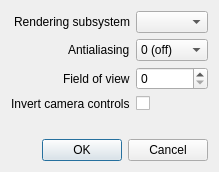
<?xml version="1.0" encoding="UTF-8"?>
<ui version="4.0">
 <class>OptionsDialog</class>
 <widget class="QDialog" name="OptionsDialog">
  <property name="geometry">
   <rect>
    <x>0</x>
    <y>0</y>
    <width>202</width>
    <height>166</height>
   </rect>
  </property>
  <property name="sizePolicy">
   <sizepolicy hsizetype="Fixed" vsizetype="Fixed">
    <horstretch>0</horstretch>
    <verstretch>0</verstretch>
   </sizepolicy>
  </property>
  <property name="windowTitle">
   <string>Options</string>
  </property>
  <property name="modal">
   <bool>true</bool>
  </property>
  <layout class="QFormLayout" name="formLayout">
   <property name="labelAlignment">
    <set>Qt::AlignRight|Qt::AlignTrailing|Qt::AlignVCenter</set>
   </property>
   <item row="0" column="0">
    <widget class="QLabel" name="label">
     <property name="text">
      <string>Rendering subsystem</string>
     </property>
    </widget>
   </item>
   <item row="0" column="1">
    <widget class="QComboBox" name="renderingSubsystemBox"/>
   </item>
   <item row="1" column="0">
    <widget class="QLabel" name="label_2">
     <property name="text">
      <string>Antialiasing</string>
     </property>
    </widget>
   </item>
   <item row="1" column="1">
    <widget class="QComboBox" name="antialiasingBox">
     <item>
      <property name="text">
       <string>0 (off)</string>
      </property>
     </item>
     <item>
      <property name="text">
       <string>2</string>
      </property>
     </item>
     <item>
      <property name="text">
       <string>4</string>
      </property>
     </item>
     <item>
      <property name="text">
       <string>8</string>
      </property>
     </item>
     <item>
      <property name="text">
       <string>16</string>
      </property>
     </item>
    </widget>
   </item>
   <item row="3" column="0">
    <widget class="QLabel" name="label_3">
     <property name="text">
      <string>Invert camera controls</string>
     </property>
    </widget>
   </item>
   <item row="3" column="1">
    <widget class="QCheckBox" name="invertCameraControlsBox">
     <property name="text">
      <string/>
     </property>
    </widget>
   </item>
   <item row="6" column="0" colspan="2">
    <widget class="QDialogButtonBox" name="buttonBox">
     <property name="orientation">
      <enum>Qt::Horizontal</enum>
     </property>
     <property name="standardButtons">
      <set>QDialogButtonBox::Cancel|QDialogButtonBox::Ok</set>
     </property>
    </widget>
   </item>
   <item row="5" column="0">
    <spacer name="verticalSpacer">
     <property name="orientation">
      <enum>Qt::Vertical</enum>
     </property>
     <property name="sizeType">
      <enum>QSizePolicy::Fixed</enum>
     </property>
     <property name="sizeHint" stdset="0">
      <size>
       <width>20</width>
       <height>16</height>
      </size>
     </property>
    </spacer>
   </item>
   <item row="2" column="0">
    <widget class="QLabel" name="label_4">
     <property name="text">
      <string>Field of view</string>
     </property>
    </widget>
   </item>
   <item row="2" column="1">
    <widget class="QSpinBox" name="fovSpinBox"/>
   </item>
  </layout>
 </widget>
 <resources/>
 <connections>
  <connection>
   <sender>buttonBox</sender>
   <signal>accepted()</signal>
   <receiver>OptionsDialog</receiver>
   <slot>accept()</slot>
   <hints>
    <hint type="sourcelabel">
     <x>248</x>
     <y>254</y>
    </hint>
    <hint type="destinationlabel">
     <x>157</x>
     <y>274</y>
    </hint>
   </hints>
  </connection>
  <connection>
   <sender>buttonBox</sender>
   <signal>rejected()</signal>
   <receiver>OptionsDialog</receiver>
   <slot>reject()</slot>
   <hints>
    <hint type="sourcelabel">
     <x>316</x>
     <y>260</y>
    </hint>
    <hint type="destinationlabel">
     <x>286</x>
     <y>274</y>
    </hint>
   </hints>
  </connection>
 </connections>
</ui>
